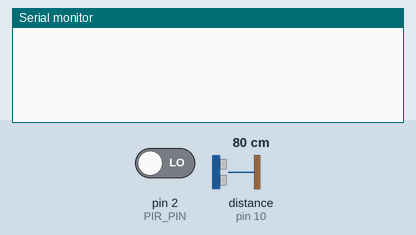
Bench run of a sketch on a simulated Arduino Uno, built with avr-gcc and run on an emulated ATmega328P. Shown: the last lines printed to the serial monitor. Wiring (inferred from the names in the program): ultrasonic range finder: trigger pin 9; echo pin 10. The inputs (shaded band) are chosen by the test bench; at power-on: pin 2 (PIR_PIN) LOW, distance to the obstacle (sensor on pin 10) 80 cm. The echo pulse lasts 58.3 µs per cm.

Above: at 1.2 s.
1.3 s: pin 2 (PIR_PIN) driven HIGH
At 2.6 s:
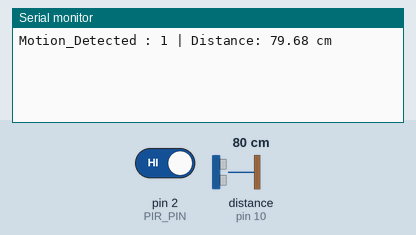
4.3 s: distance to the obstacle (sensor on pin 10) set to 2 cm
At 5.7 s:
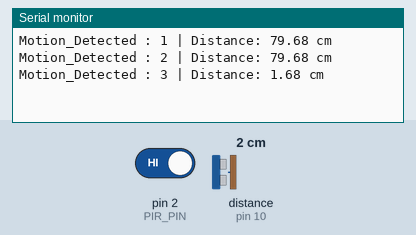
5.8 s: distance to the obstacle (sensor on pin 10) set to 4 cm
At 8.7 s:
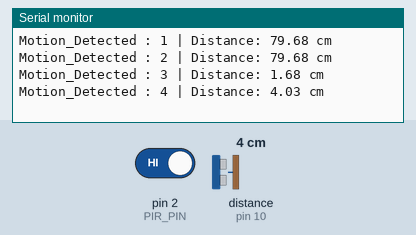
Timing chart, 0 to 10.2 s (numbered marks = the images above; inputs shaded):
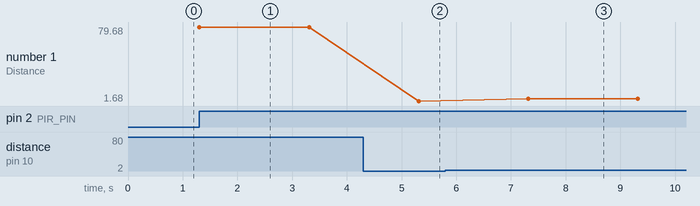

Measured:
- after the input at 1.3 s, the serial monitor: prints a new line at once (image 1)
- after the input at 4.3 s, the serial monitor: prints a new line after 1.0 s (image 2)
- after the input at 5.8 s, the serial monitor: prints a new line after 1.5 s (image 3)
- plotted number 1: 79.68 → 1.68 after the input at 4.3 s, 1.68 → 4.03 after the input at 5.8 s

The sketch:

meghavi_code_v1.ino
```cpp
#define PIR_PIN 2      // PIR sensor connected to digital pin 2
#define TRIG_PIN 9
#define ECHO_PIN 10

int var = 0;

void setup() {
    Serial.begin(9600);   // Start Serial communication
    pinMode(PIR_PIN, INPUT);
    pinMode(TRIG_PIN, OUTPUT);
    pinMode(ECHO_PIN, INPUT);
}

void loop() {
    // Measure distance
    digitalWrite(TRIG_PIN, LOW);
    delayMicroseconds(2);
    digitalWrite(TRIG_PIN, HIGH);
    delayMicroseconds(10);
    digitalWrite(TRIG_PIN, LOW);

    long duration = pulseIn(ECHO_PIN, HIGH);
    float distance = (duration*.0343)/2;

    // Check for motion and distance < 2 meters
    if (digitalRead(PIR_PIN) == HIGH && distance<200) {
        var++;
        Serial.print("Motion_Detected : ");
        Serial.print(var);
        Serial.print(" | Distance: ");
        Serial.print(distance);
        Serial.println(" cm");
        delay(2000);  // Debounce delay
    }
}
```
